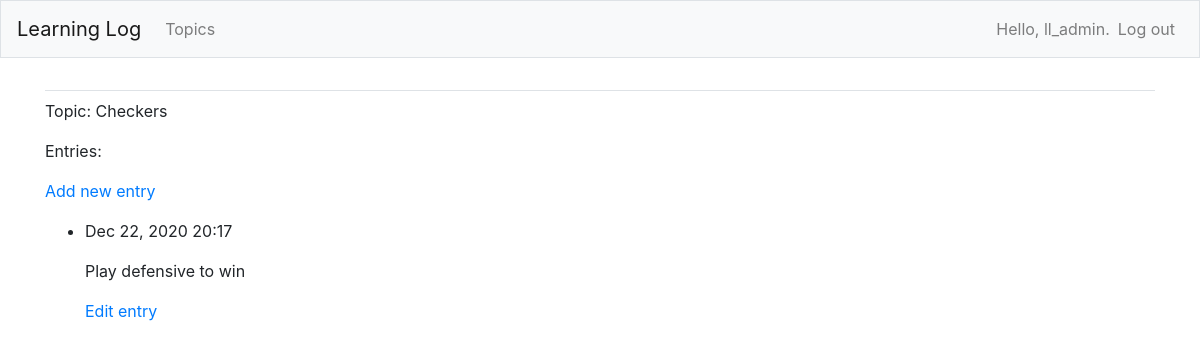
Page /topics/4/ (signed in) on the committed database.
### learning_logs/models.py (models this page shows, shortened)
class Topic(models.Model):
    text = models.CharField(max_length=200)
    date_added = models.DateTimeField(auto_now_add=True)
    owner = models.ForeignKey(User, on_delete=models.CASCADE)
    def __str__(self):
        return self.text

class Entry(models.Model):
    topic = models.ForeignKey(Topic, on_delete=models.CASCADE)
    text = models.TextField()
    date_added = models.DateTimeField(auto_now_add=True)
    class Meta:
        verbose_name_plural = "entries"

### learning_logs/views.py (the view)
# urls.py: path("topics/<int:topic_id>/", views.topic, name = "topic"),
@login_required()
def topic(request, topic_id):
    topic =Topic.objects.get(id = topic_id)
    if topic.owner != request.user:
        raise Http404
    entries = topic.entry_set.order_by("-date_added")
    context = {"topic": topic, "entries": entries}
    return render(request, "learning_logs/OGtopic.html", context)

### learning_logs/templates/learning_logs/OGtopic.html
{% extends 'learning_logs/base.html' %}
{% block content %}
  <p>Topic: {{ topic }}</p>
  <p>Entries:</p>
  <p>
    <a href="{% url 'learning_logs:new_entry' topic.id %}">Add new entry</a>
  </p>
  <ul>
  {% for entry in entries %}
    <li>
      <p>{{ entry.date_added|date:'M d, Y H:i' }}</p>
      <p>{{ entry.text|linebreaks }}</p>
      <p>
        <a href="{% url 'learning_logs:edit_entry' entry.id %}">Edit entry</a>
      </p>
    </li>
  {% empty %}
    <li>There are no entries for this topic yet.</li>
  {% endfor %}
  </ul>
{% endblock content %}

### learning_logs/templates/learning_logs/base.html (shortened to what this page needs)
{% load bootstrap4 %}
<!DOCTYPE html>
<html lang="en">
<head>
    {% bootstrap_css %}
</head>
<body>
    <nav class="navbar navbar-expand-md navbar-light bg-light mb-4 border">
        <a class="navbar-brand" href="{% url 'learning_logs:index' %}">
            Learning Log</a>
        <div class="collapse navbar-collapse" id="navbarCollapse">
            <ul class="navbar-nav mr-auto">
                <li class="nav-item">
                    <a class="nav-link" href="{% url 'learning_logs:topics' %}">
                        Topics</a></li>
            </ul>
            <ul class="navbar-nav ml-auto">
                {% if user.is_authenticated %}
                    <li class="nav-item">
                        <span class="navbar-text">Hello, {{ user.username }}.</span>
                    </li>
                    <li class="nav-item">
                        <a class="nav-link" href="{% url 'users:logout' %}">Log out</a>
                    </li>
                {% else %}
                    <li class="nav-item">
                        <a class="nav-link" href="{% url 'users:register' %}">Register</a>
                    </li>
                    <li class="nav-item">
                        <a class="nav-link" href="{% url 'users:login' %}">Log in</a></li>
                {% endif %}
            </ul>
        </div>
    </nav>
<main role="main" class="container">
    <div class="pb-2 mb-2 border-bottom">
    </div>
    <div>
        {% block content %}{% endblock content %}
    </div>
</main>
</body>
</html>

### rows in the picture
Topic: text "Checkers"
Entry: date_added "Dec 22, 2020 20:17", text "Play defensive to win"

### other values in the picture
{{ user.username }} "ll_admin"
